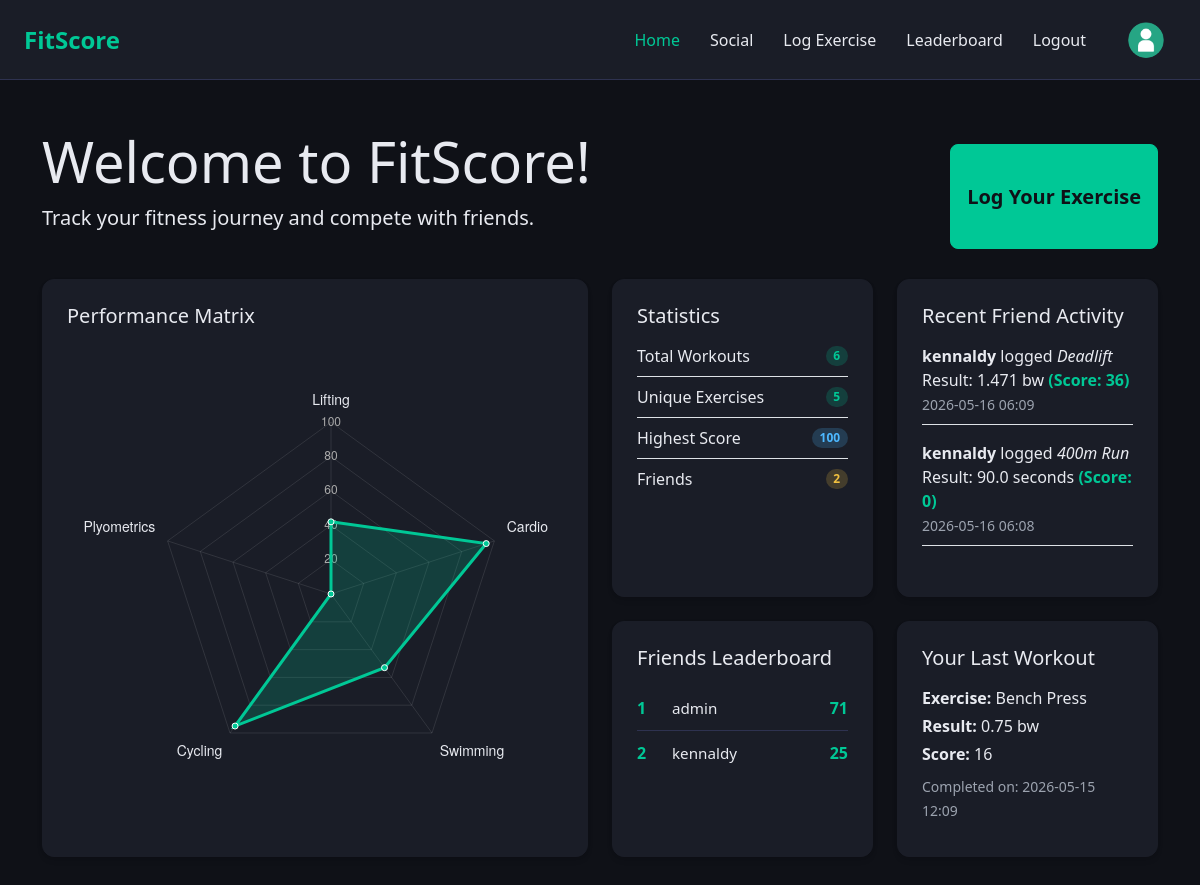
The page /home (signed in) on the database its author committed.
### models.py (models this page shows, shortened)
class Log(db.Model):
    __tablename__ = 'Logs'
    log_id = db.Column(db.Integer, primary_key=True, autoincrement=True)
    exercise_id = db.Column(db.Integer, db.ForeignKey('Exercises.exercise_id'), nullable=False)
    user_id = db.Column(db.Integer, db.ForeignKey('Users.user_id'), nullable=False)
    stat_value = db.Column(db.Float, nullable=False) # use negative value for time-based exercises
    standardised_score = db.Column(db.Float, nullable=True)
    completed_on = db.Column(db.DateTime, default=datetime.utcnow)

class User(UserMixin, db.Model):
    __tablename__ = 'Users'
    user_id = db.Column(db.Integer, primary_key=True, autoincrement=True)
    firstname = db.Column(db.String(50), nullable=True)
    lastname = db.Column(db.String(50), nullable=True)
    bio = db.Column(db.String(500), nullable=True)
    username = db.Column(db.String(50), nullable=False)
    password = db.Column(db.String(256), nullable=False)
    email = db.Column(db.String(50), nullable=False)
    created_at = db.Column(db.DateTime, default=datetime.utcnow)
    updated_at = db.Column(db.DateTime, default=datetime.utcnow, onupdate=datetime.utcnow)
    logs = db.relationship('Log', backref='user', lazy=True)

class Exercise(db.Model):
    __tablename__ = 'Exercises'
    exercise_id = db.Column(db.Integer, primary_key=True, autoincrement=True)
    exercise_name = db.Column(db.String(50), nullable=False, unique=True)
    exercise_type = db.Column(db.String(50), nullable=False)
    units = db.Column(db.String(50), nullable=False)
    mean_statistic = db.Column(db.Float, nullable=False) # use negative value for time-based exercises
    stdev_statistic = db.Column(db.Float, nullable=False)
    logs = db.relationship('Log', backref='exercise', lazy=True)

### app.py (the view)
@app.route('/home')
@login_required
def home():
    recent_log = Log.query.filter_by(user_id=current_user.user_id).order_by(Log.completed_on.desc()).first()
    exercise_types = [r[0] for r in db.session.query(Exercise.exercise_type).distinct().all()]
    user_logs = Log.query.filter_by(user_id=current_user.user_id).order_by(Log.completed_on.desc()).all()
    latest_logs_per_exercise = {}
    for log in user_logs:
        if log.exercise_id not in latest_logs_per_exercise:
            latest_logs_per_exercise[log.exercise_id] = log
    performance_scores = {}
    for etype in exercise_types:
        type_logs = [log for log in latest_logs_per_exercise.values() if log.exercise.exercise_type == etype]
        if not type_logs:
            performance_scores[etype] = 0
        else:
            valid_scores = [log.standardised_score for log in type_logs if log.standardised_score is not None]
            if not valid_scores:
                performance_scores[etype] = 0
            else:
                avg_z = sum(valid_scores) / len(valid_scores)
                cdf = 0.5 * (1 + math.erf(avg_z / math.sqrt(2)))
                performance_scores[etype] = round(cdf * 100)
    performance_labels = list(performance_scores.keys())
    performance_data = list(performance_scores.values())
    valid_logs = [log for log in user_logs if log.standardised_score is not None]
    highest_z = max((log.standardised_score for log in valid_logs), default=None)
    highest_score = round(0.5 * (1 + math.erf(highest_z / math.sqrt(2))) * 100) if highest_z is not None else None
    friendships = Friendship.query.filter_by(user_id_1=current_user.user_id).all()
    friend_ids = [f.user_id_2 for f in friendships]
    stats = {
        'total_workouts':   len(user_logs),
        'unique_exercises': len(set(log.exercise_id for log in user_logs)),
        'highest_score':    highest_score,
        'total_friends':    len(friend_ids)
    }
    recent_friend_logs = []
    friend_log_scores = {}
    if friend_ids:
        recent_friend_logs = Log.query.filter(Log.user_id.in_(friend_ids)).order_by(Log.completed_on.desc()).limit(2).all()
        friend_log_scores = {
            log.log_id: z_to_percentile(log.standardised_score)
            for log in recent_friend_logs
            if log.standardised_score is not None
        }
    users_to_check = [current_user]
    if friend_ids:
        friends = User.query.filter(User.user_id.in_(friend_ids)).all()
        users_to_check.extend(friends)
    friends_leaderboard = [entry for user in users_to_check
                           if (entry := summarize_user_performance(user))['has_logs']]
    friends_leaderboard.sort(key=lambda x: x['overall_score'], reverse=True)
    friends_leaderboard = friends_leaderboard[:5]
    recent_log_score = z_to_percentile(recent_log.standardised_score) if recent_log and recent_log.standardised_score is not None else None
    return render_template('home.html',
                           recent_log=recent_log,
                           recent_log_score=recent_log_score,
                           performance_labels=performance_labels,
                           performance_data=performance_data,
                           stats=stats,
                           recent_friend_logs=recent_friend_logs,
                           friend_log_scores=friend_log_scores,
                           friends_leaderboard=friends_leaderboard)

### app.py (called while the page is built)
@login_manager.user_loader
def load_user(user_id):
    return User.query.get(int(user_id))

def z_to_percentile(z):
    return round(0.5 * (1 + math.erf(z / math.sqrt(2))) * 100)

### templates/home.html (shortened to what this page needs)
{% extends "base.html" %}
{% block content %}
<div class="container py-5">
    <header class="header">
        <div>
            <h1 class="display-4">Welcome to FitScore!</h1>
            <p class="lead">Track your fitness journey and compete with friends.</p>
        </div>
        <a href="{{ url_for('log') }}"
            class="btn btn-primary btn-lg mt-3 d-flex align-items-center justify-content-center">Log Your Exercise</a>
    </header>
    <div class="dash-grid">
        <div class="panel">
            <h2 class="h5">Performance Matrix</h2>
            <canvas id="performanceChart"></canvas>
        </div>
        <div class="panel">
            <h2 class="h5">Statistics</h2>
            <ul class="list-unstyled mt-3 mb-0">
                <li class="mb-2 d-flex justify-content-between align-items-center border-bottom pb-2">
                    <span>Total Workouts</span>
                    <span class="badge bg-primary rounded-pill">{{ stats.total_workouts }}</span>
                </li>
                <li class="mb-2 d-flex justify-content-between align-items-center border-bottom pb-2">
                    <span>Unique Exercises</span>
                    <span class="badge bg-primary rounded-pill">{{ stats.unique_exercises }}</span>
                </li>
                <li class="mb-2 d-flex justify-content-between align-items-center border-bottom pb-2">
                    <span>Highest Score</span>
                    <span class="badge bg-success rounded-pill">
                        {% if stats.highest_score is not none %}
                            {{ stats.highest_score }}
                        {% else %}
                            N/A
                        {% endif %}
                    </span>
                </li>
                <li class="mb-2 d-flex justify-content-between align-items-center">
                    <span>Friends</span>
                    <span class="badge bg-info rounded-pill">{{ stats.total_friends }}</span>
                </li>
            </ul>
        </div>
        <div class="panel">
            <h2 class="h5 mb-3">Recent Friend Activity</h2>
            {% if recent_friend_logs %}
                <ul class="list-unstyled mb-0">
                {% for log in recent_friend_logs %}
                    <li class="mb-3 border-bottom pb-2 last-no-border">
                        <strong>{{ log.user.username }}</strong> logged <em>{{ log.exercise.exercise_name }}</em>
                        <br>
                        Result: {{ log.stat_value | abs }} {{ log.exercise.units }}
                        {% if log.log_id in friend_log_scores %}
                            <span class="text-success fw-bold">(Score: {{ friend_log_scores[log.log_id] }})</span>
                        {% endif %}
                        <br>
                        <small class="text-muted">{{ log.completed_on.strftime('%Y-%m-%d %H:%M') }}</small>
                    </li>
                {% endfor %}
                </ul>
            {% else %}
                <p class="text-muted">No recent activity from friends.</p>
            {% endif %}
        </div>
        <div class="panel">
            <h2 class="h5">Friends Leaderboard</h2>
            {% if friends_leaderboard %}
                <div class="mt-3">
                    {% for friend in friends_leaderboard %}
                        <div class="mini-lb-item">
                            <div class="mini-lb-rank {% if loop.index <= 3 %}top{% endif %}">{{ loop.index }}</div>
                            <div class="mini-lb-name">{{ friend.username }}</div>
                            <div class="mini-lb-score">{{ friend.overall_score|int }}</div>
                        </div>
                    {% endfor %}
                </div>
            {% else %}
                <p class="text-muted mt-3">No friends to show. Add friends to compare your leaderboard scores.</p>
            {% endif %}
        </div>
        <div class="panel">
            <h2 class="h5 mb-3">Your Last Workout</h2>
            {% if recent_log %}
            <div>
                <p class="mb-1"><strong>Exercise:</strong> {{ recent_log.exercise.exercise_name }}</p>
                <p class="mb-1"><strong>Result:</strong> {{ recent_log.stat_value | abs }} {{ recent_log.exercise.units }}</p>
                <p class="mb-1"><strong>Score:</strong>
                    {% if recent_log_score is not none %}
                        {{ recent_log_score }}
                    {% else %}
                        N/A
                    {% endif %}
                </p>
                <p class="mb-0 mt-2"><small class="text-muted">Completed on: {{
                        recent_log.completed_on.strftime('%Y-%m-%d %H:%M') }}</small></p>
            </div>
            {% else %}
            <p class="text-muted">No workouts logged yet.</p>
            {% endif %}
        </div>
    </div>
</div>
{% endblock %}
{% block extra_js %}
<script>
    document.addEventListener("DOMContentLoaded", function () {
        const ctx = document.getElementById('performanceChart').getContext('2d');
        const labels = {{ performance_labels | tojson }};
        const data = {{ performance_data | tojson }};
        new Chart(ctx, {
            type: 'radar',
            data: {
                labels: labels,
                datasets: [{
                    label: 'Performance Score',
                    data: data,
                    backgroundColor: 'rgba(0, 200, 150, 0.2)',
                    borderColor: 'rgba(0, 200, 150, 1)',
                    pointBackgroundColor: 'rgba(0, 200, 150, 1)',
                    pointBorderColor: '#fff',
                    pointHoverBackgroundColor: '#fff',
                    pointHoverBorderColor: 'rgba(0, 200, 150, 1)'
                }]
            },
            options: {
                scales: {
                    r: {
                        angleLines: {
                            display: true,
                            color: 'rgba(255, 255, 255, 0.1)'
                        },
                        grid: {
                            color: 'rgba(255, 255, 255, 0.1)'
                        },
                        pointLabels: {
                            color: '#e8eaf0',
                            font: {
                                size: 14
                            }
                        },
                        ticks: {
                            backdropColor: 'transparent',
                            color: '#aaa',
                            stepSize: 20
                        },
                        suggestedMin: 0,
                        suggestedMax: 100
                    }
                },
                plugins: {
                    legend: {
                        display: false
                    }
                }
            }
        });
    });
</script>
{% endblock %}

### static/styles.css (style rules this page uses)
body { min-height: 100vh; background-color: #0f1117; color: #e8eaf0; }
.btn-primary { background-color: #00c896; border-color: #00c896; color: #0f1117; font-weight: 600; }
.header { margin-bottom: 30px; display: flex; justify-content: space-between; }
.dash-grid { display: grid; grid-template-columns: repeat(4, 1fr); gap: 1.5rem; }
.dash-grid .panel:first-child { grid-column: span 2; grid-row: span 2; }
.panel { background-color: #1a1d27; border-radius: 12px; padding: 1.5rem; box-shadow: 0 4px 6px rgba(0, 0, 0, 0.05), 0 1px 3px rgba(0, 0, 0, 0.1); border: 1px solid #1a1d27; transition: transform 0.2s ease, box-shadow 0.2s ease; }
.mini-lb-item { display: flex; align-items: center; padding: 10px 0; border-bottom: 1px solid #2e3250; }
.mini-lb-item:last-child { border-bottom: none; }
.mini-lb-rank { width: 25px; font-weight: 700; color: #6b7280; }
.mini-lb-rank.top { color: #00c896; }
.mini-lb-name { flex-grow: 1; font-size: 0.95rem; padding-left: 10px; }
.mini-lb-score { font-weight: 700; color: #00c896; }
.bg-primary { background-color: rgba(0, 200, 150, 0.2) !important; color: #00c896 !important; }
.bg-success { background-color: rgba(77, 184, 255, 0.2) !important; color: #4db8ff !important; }
.bg-info { background-color: rgba(240, 192, 64, 0.2) !important; color: #f0c040 !important; }
.text-success { color: #00c896 !important; }
.text-muted { color: #9ca3af !important; }

### rows shown on the page
Log: user.username "kennaldy", exercise.exercise_name "Deadlift", stat_value|abs "1.471", exercise.units "bw", friend_log_scores "36", completed_on "2026-05-16 06:09"
Log: user.username "kennaldy", exercise.exercise_name "400m Run", stat_value|abs "90.0", exercise.units "seconds", friend_log_scores "0", completed_on "2026-05-16 06:08"
User: username "admin"
User: username "kennaldy"
Exercise: exercise.exercise_name "Bench Press", exercise.units "bw"
Log: stat_value|abs "0.75", completed_on "2026-05-15 12:09"

### other values the page prints
{{ stats.total_workouts }} "6"
{{ stats.unique_exercises }} "5"
{{ stats.highest_score }} "100"
{{ stats.total_friends }} "2"
{{ friend.overall_score|int }} "71" "25"
{{ recent_log_score }} "16"
chart data {{ performance_labels | tojson }} ["Lifting", "Cardio", "Swimming", "Cycling", "Plyometrics"]
chart data {{ performance_data | tojson }} [42, 95, 53, 95, 0]
